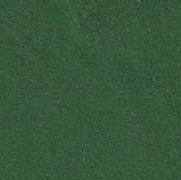
#> input picture image_generation/split_images/2020-07-01-00_00_2020-07-01-23_59_Sentinel-2_Quarterly_Mosaics_True_Color_Cloudless/2020-07-01-00_00_2020-07-01-23_59_Sentinel-2_Quarterly_Mosaics_True_Color_Cloudless_part_0_2.png, 181 x 180 px, given as the content of the folder ../satellite_images, which was not available
$ python split_images.py
#> lines starting #> are read from the running program, lines starting #| are printed output that depends on the picture
import os
from PIL import Image

def split_image(image_path):
    image = Image.open(image_path)
#> image is the input picture: PIL image 181x180 RGB; mean R, G, B 54.7, 87.2, 58.6
    img_width, img_height = image.size
#> img_width = 181; img_height = 180

    rows, cols = 4, 6
    part_width = img_width // cols
#> part_width = 30
    part_height = img_height // rows
#> part_height = 45

    image_name = os.path.splitext(os.path.basename(image_path))[0]
    output_dir = os.path.join('split_images/', image_name)
    os.makedirs(output_dir, exist_ok=True)

    for row in range(rows):
        for col in range(cols):
            left = col * part_width
            upper = row * part_height
            right = left + part_width
            lower = upper + part_height

            part = image.crop((left, upper, right, lower))

            part_filename = f"{image_name}_part_{row}_{col}.png"
            part.save(os.path.join(output_dir, part_filename))
#> this loop made 4 passes
#> pass 1, in split_image, `part.save(os.path.join(output_dir, part_filename))`:
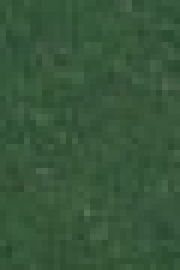
#> saved as 2020-07-01-00_00_2020-07-01-23_59_Sentinel-2_Quarterly_Mosaics_True_Color_Cloudless_part_0_2_part_0_0.png: PIL image 30x45 RGB (shown 6 times larger); mean R, G, B 55.5, 86.6, 58.8

    print(f"Image split into {rows*cols} parts and saved in '{output_dir}'.")
#| Image split into 24 parts and saved in 'split_images/2020-07-01-00_00_2020-07-01-23_59_Sentinel-2_Quarterly_Mosaics_True_Color_Cloudless_part_0_2'.

def process_directory(directory_path):
    for filename in os.listdir(directory_path):
        file_path = os.path.join(directory_path, filename)

        if filename.lower().endswith(('.png', '.jpg', '.jpeg', '.bmp', '.gif', '.tiff')):
            print(f"Processing '{filename}'...")
            split_image(file_path)

if __name__ == "__main__":
    process_directory("../satellite_images")

$ run again, on image_generation/split_images/2022-04-01-00_00_2022-04-01-23_59_Sentinel-2_Quarterly_Mosaics_True_Color_Cloudless/2022-04-01-00_00_2022-04-01-23_59_Sentinel-2_Quarterly_Mosaics_True_Color_Cloudless_part_0_4.png
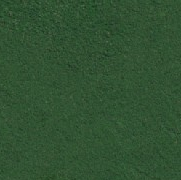
#> input picture image_generation/split_images/2022-04-01-00_00_2022-04-01-23_59_Sentinel-2_Quarterly_Mosaics_True_Color_Cloudless/2022-04-01-00_00_2022-04-01-23_59_Sentinel-2_Quarterly_Mosaics_True_Color_Cloudless_part_0_4.png, 181 x 180 px, given as the content of the folder ../satellite_images, which was not available
#> in split_image, image is the input picture: PIL image 181x180 RGB; mean R, G, B 49, 81.5, 50.2
#> the loop in split_image, `for row in range(rows):` made 4 passes
#> pass 1, in split_image, `part.save(os.path.join(output_dir, part_filename))`:
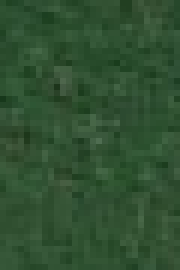
#> saved as 2022-04-01-00_00_2022-04-01-23_59_Sentinel-2_Quarterly_Mosaics_True_Color_Cloudless_part_0_4_part_0_0.png: PIL image 30x45 RGB (shown 6 times larger); mean R, G, B 47.9, 80.3, 49.2
#> after the loop in split_image, `for row in range(rows):`:
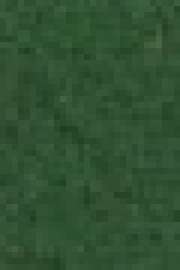
#> part: PIL image 30x45 RGB (shown 6 times larger); mean R, G, B 48.3, 81.4, 50
#| Image split into 24 parts and saved in 'split_images/2022-04-01-00_00_2022-04-01-23_59_Sentinel-2_Quarterly_Mosaics_True_Color_Cloudless_part_0_4'.

$ run again, on image_generation/split_images/2022-04-01-00_00_2022-04-01-23_59_Sentinel-2_Quarterly_Mosaics_True_Color_Cloudless/2022-04-01-00_00_2022-04-01-23_59_Sentinel-2_Quarterly_Mosaics_True_Color_Cloudless_part_1_0.png
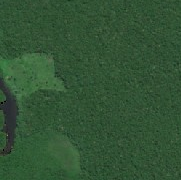
#> input picture image_generation/split_images/2022-04-01-00_00_2022-04-01-23_59_Sentinel-2_Quarterly_Mosaics_True_Color_Cloudless/2022-04-01-00_00_2022-04-01-23_59_Sentinel-2_Quarterly_Mosaics_True_Color_Cloudless_part_1_0.png, 181 x 180 px, given as the content of the folder ../satellite_images, which was not available
#> in split_image, image is the input picture: PIL image 181x180 RGB; mean R, G, B 50.2, 83.5, 52.8
#> the loop in split_image, `for row in range(rows):` made 4 passes
#> pass 1, in split_image, `part.save(os.path.join(output_dir, part_filename))`:
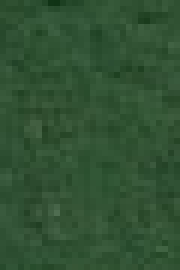
#> saved as 2022-04-01-00_00_2022-04-01-23_59_Sentinel-2_Quarterly_Mosaics_True_Color_Cloudless_part_1_0_part_0_2.png: PIL image 30x45 RGB (shown 6 times larger); mean R, G, B 48.7, 81.8, 51.1
#> after the loop in split_image, `for row in range(rows):`:
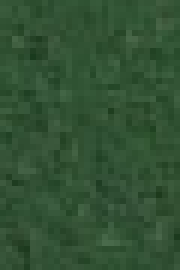
#> part: PIL image 30x45 RGB (shown 6 times larger); mean R, G, B 49.7, 81.6, 51.7
#| Image split into 24 parts and saved in 'split_images/2022-04-01-00_00_2022-04-01-23_59_Sentinel-2_Quarterly_Mosaics_True_Color_Cloudless_part_1_0'.

$ run again, on image_generation/split_images/2022-10-01-00_00_2022-10-01-23_59_Sentinel-2_Quarterly_Mosaics_True_Color_Cloudless/2022-10-01-00_00_2022-10-01-23_59_Sentinel-2_Quarterly_Mosaics_True_Color_Cloudless_part_0_1.png
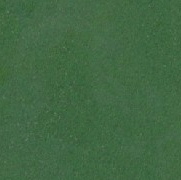
#> input picture image_generation/split_images/2022-10-01-00_00_2022-10-01-23_59_Sentinel-2_Quarterly_Mosaics_True_Color_Cloudless/2022-10-01-00_00_2022-10-01-23_59_Sentinel-2_Quarterly_Mosaics_True_Color_Cloudless_part_0_1.png, 181 x 180 px, given as the content of the folder ../satellite_images, which was not available
#> in split_image, image is the input picture: PIL image 181x180 RGB; mean R, G, B 65.6, 103.8, 67.8
#> the loop in split_image, `for row in range(rows):` made 4 passes
#> pass 1, in split_image, `part.save(os.path.join(output_dir, part_filename))`:
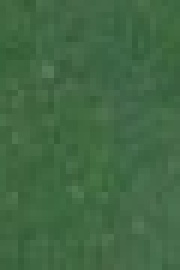
#> saved as 2022-10-01-00_00_2022-10-01-23_59_Sentinel-2_Quarterly_Mosaics_True_Color_Cloudless_part_0_1_part_0_0.png: PIL image 30x45 RGB (shown 6 times larger); mean R, G, B 65.3, 104.1, 67.8
#| Image split into 24 parts and saved in 'split_images/2022-10-01-00_00_2022-10-01-23_59_Sentinel-2_Quarterly_Mosaics_True_Color_Cloudless_part_0_1'.
